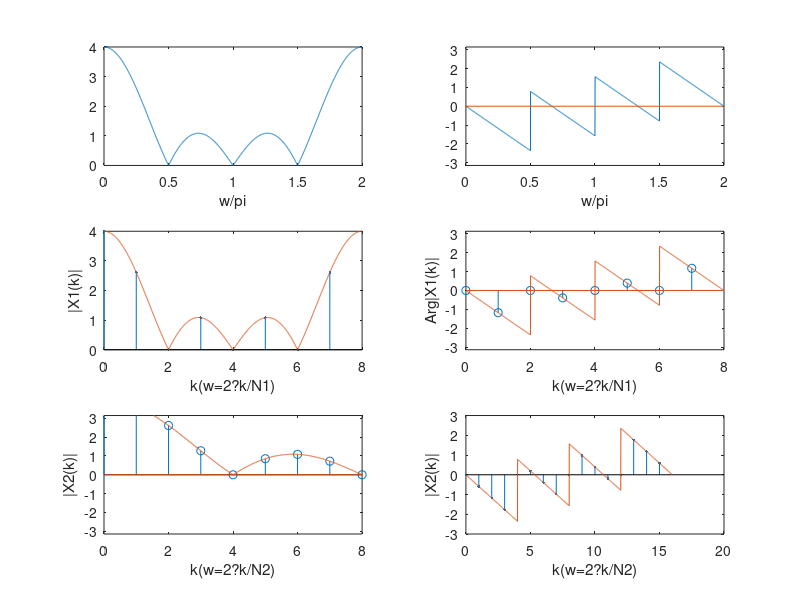

Write the MATLAB code that produced this figure.
% http://blog.sina.com.cn/s/blog_4ded56360100huut.html
% code to show N point dft.
N1=8;   N2=16;
n=0:N1-1;   k1=0:N1-1;  k2=0:N2-1;
w=2*pi*(0:2047)/2048;
Xw=(1-exp(-1j*4*w))./(1-exp(-1j*w));
xn=[(n>=0)&(n<4)];
X1k=fft(xn,N1);
X2k=fft(xn,N2);
subplot(3,2,1);plot(w/pi,abs(Xw));xlabel('w/pi')
subplot(3,2,2);plot(w/pi,angle(Xw));axis([0,2,-pi,pi]);line([0,2],[0,0]);
xlabel('w/pi')
subplot(3,2,3);stem(k1,abs(X1k),'.');
xlabel('k(w=2?k/N1)');ylabel('|X1(k)|');hold on
plot(N1/2*w/pi,abs(Xw))
subplot(3,2,4);stem(k1,angle(X1k));
axis([0,N1,-pi,pi]);line([0,N1],[0,0]);
xlabel('k(w=2?k/N1)');ylabel('Arg|X1(k)|');hold on
plot(N1/2*w/pi,angle(Xw))
subplot(3,2,5);stem(k2,abs(X2k));
axis([0,N1,-pi,pi]);line([0,N1],[0,0]);
xlabel('k(w=2?k/N2)');ylabel('|X2(k)|');hold on
plot(N2/2*w/pi,abs(Xw))
subplot(3,2,6);stem(k2,angle(X2k),'.');
xlabel('k(w=2?k/N2)');ylabel('|X2(k)|');hold on
plot(N2/2*w/pi,angle(Xw))